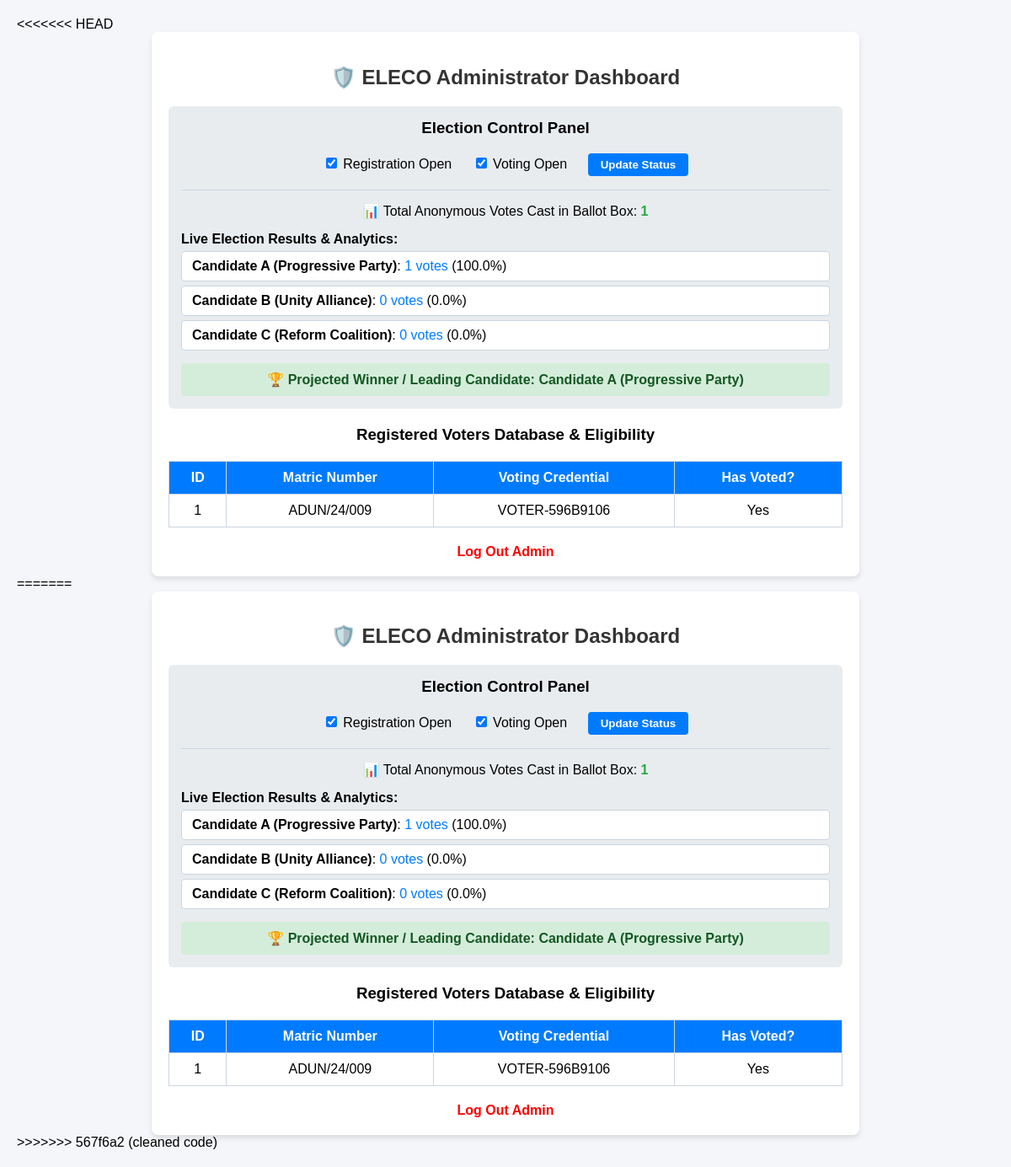
Page /admin (signed in) on the committed database.
### app.py (models this page shows)
class ElectionSettings(db.Model):
    id = db.Column(db.Integer, primary_key=True)
    registration_open = db.Column(db.Boolean, default=False)
    voting_open = db.Column(db.Boolean, default=False)

class VoteRecord(db.Model):
    id = db.Column(db.Integer, primary_key=True)
    candidate = db.Column(db.String(100), nullable=False)

class RegisteredVoter(db.Model):
    id = db.Column(db.Integer, primary_key=True)
    matric_no = db.Column(db.String(50), unique=True, nullable=False)
    email = db.Column(db.String(100), nullable=False)
    voter_credential = db.Column(db.String(50), unique=True, nullable=False)
    has_voted = db.Column(db.Boolean, default=False)

### app.py (the view)
@app.route('/admin')
def admin_panel():
    if not session.get('admin_logged_in'):
        return redirect(url_for('admin_login'))
    voters = RegisteredVoter.query.all()
    all_votes = VoteRecord.query.all()
    total_votes = len(all_votes)
    settings = ElectionSettings.query.first()
    candidates_list = [
        "Candidate A (Progressive Party)",
        "Candidate B (Unity Alliance)",
        "Candidate C (Reform Coalition)"
    ]
    candidate_results = []
    max_votes = -1
    winner = "No votes cast yet"
    for candidate in candidates_list:
        count = VoteRecord.query.filter_by(candidate=candidate).count()
        percentage = (count / total_votes * 100) if total_votes > 0 else 0
        candidate_results.append({
            'name': candidate,
            'votes': count,
            'percentage': round(percentage, 1)
        })
        if count > max_votes:
            max_votes = count
            winner = candidate
    return render_template(
        'admin.html',
        voters=voters,
        total_votes=total_votes,
        settings=settings,
        results=candidate_results,
        winner=winner if total_votes > 0 else "Election in progress"
    )

### templates/admin.html (shortened to what this page needs)
<!DOCTYPE html>
<html lang="en">
<head>
</head>
<body>
    <div class="container">
        <h2>🛡️ ELECO Administrator Dashboard</h2>
        <div class="stats">
            <h3 style="margin-top: 0; text-align: center;">Election Control Panel</h3>
            <form action="/admin/toggle" method="POST" style="text-align: center;">
                <label style="cursor: pointer;"><input type="checkbox" name="registration" {% if settings.registration_open %}checked{% endif %}> Registration Open</label>
                <label style="margin-left: 20px; cursor: pointer;"><input type="checkbox" name="voting" {% if settings.voting_open %}checked{% endif %}> Voting Open</label>
                <button type="submit" style="margin-left: 20px; padding: 6px 15px; background-color: #007bff; color: white; border: none; border-radius: 4px; cursor: pointer; font-weight: bold;">Update Status</button>
            </form>
            <hr style="margin: 15px 0; border: 0; border-top: 1px solid #cbd5e1;">
            <div style="text-align: center; font-size: 16px;">
                📊 Total Anonymous Votes Cast in Ballot Box: <span style="color: #28a745; font-weight: bold;">{{ total_votes }}</span>
            </div>
            <h4 style="margin-top: 15px; margin-bottom: 5px;">Live Election Results & Analytics:</h4>
            <ul style="list-style-type: none; padding: 0; text-align: left; margin: 0;">
                {% for res in results %}
                <li style="background: white; padding: 8px 12px; margin: 5px 0; border-radius: 4px; border: 1px solid #cbd5e1;">
                    <strong>{{ res.name }}</strong>: <span style="color: #007bff;">{{ res.votes }} votes</span> ({{ res.percentage }}%)
                </li>
                {% endfor %}
            </ul>
            <div style="margin-top: 15px; background: #d4edda; color: #155724; padding: 10px; border-radius: 4px; text-align: center; font-weight: bold;">
                🏆 Projected Winner / Leading Candidate: {{ winner }}
            </div>
        </div>
        <h3 style="text-align: center;">Registered Voters Database & Eligibility</h3>
        <table>
            <tr>
                <th>ID</th>
                <th>Matric Number</th>
                <th>Voting Credential</th>
                <th>Has Voted?</th>
            </tr>
            {% for voter in voters %}
            <tr>
                <td>{{ voter.id }}</td>
                <td>{{ voter.matric_no }}</td>
                <td>{{ voter.voter_credential }}</td>
                <td>{{ 'Yes' if voter.has_voted else 'No' }}</td>
            </tr>
            {% endfor %}
        </table>
        <a href="/admin/logout" class="logout">Log Out Admin</a>
    </div>
</body>
<!DOCTYPE html>
<html lang="en">
<head>
</head>
<body>
    <div class="container">
        <h2>🛡️ ELECO Administrator Dashboard</h2>
        <div class="stats">
            <h3 style="margin-top: 0; text-align: center;">Election Control Panel</h3>
            <form action="/admin/toggle" method="POST" style="text-align: center;">
                <label style="cursor: pointer;"><input type="checkbox" name="registration" {% if settings.registration_open %}checked{% endif %}> Registration Open</label>
                <label style="margin-left: 20px; cursor: pointer;"><input type="checkbox" name="voting" {% if settings.voting_open %}checked{% endif %}> Voting Open</label>
                <button type="submit" style="margin-left: 20px; padding: 6px 15px; background-color: #007bff; color: white; border: none; border-radius: 4px; cursor: pointer; font-weight: bold;">Update Status</button>
            </form>
            <hr style="margin: 15px 0; border: 0; border-top: 1px solid #cbd5e1;">
            <div style="text-align: center; font-size: 16px;">
                📊 Total Anonymous Votes Cast in Ballot Box: <span style="color: #28a745; font-weight: bold;">{{ total_votes }}</span>
            </div>
            <h4 style="margin-top: 15px; margin-bottom: 5px;">Live Election Results & Analytics:</h4>
            <ul style="list-style-type: none; padding: 0; text-align: left; margin: 0;">
                {% for res in results %}
                <li style="background: white; padding: 8px 12px; margin: 5px 0; border-radius: 4px; border: 1px solid #cbd5e1;">
                    <strong>{{ res.name }}</strong>: <span style="color: #007bff;">{{ res.votes }} votes</span> ({{ res.percentage }}%)
                </li>
                {% endfor %}
            </ul>
            <div style="margin-top: 15px; background: #d4edda; color: #155724; padding: 10px; border-radius: 4px; text-align: center; font-weight: bold;">
                🏆 Projected Winner / Leading Candidate: {{ winner }}
            </div>
        </div>
        <h3 style="text-align: center;">Registered Voters Database & Eligibility</h3>
        <table>
            <tr>
                <th>ID</th>
                <th>Matric Number</th>
                <th>Voting Credential</th>
                <th>Has Voted?</th>
            </tr>
            {% for voter in voters %}
            <tr>
                <td>{{ voter.id }}</td>
                <td>{{ voter.matric_no }}</td>
                <td>{{ voter.voter_credential }}</td>
                <td>{{ 'Yes' if voter.has_voted else 'No' }}</td>
            </tr>
            {% endfor %}
        </table>
        <a href="/admin/logout" class="logout">Log Out Admin</a>
    </div>
</body>
</html>

### templates/admin.html (style rules this page uses)
body { font-family: Arial, sans-serif; background-color: #f4f6f9; margin: 0; padding: 20px; }
.container { max-width: 800px; margin: auto; background: white; padding: 20px; border-radius: 8px; box-shadow: 0 4px 6px rgba(0,0,0,0.1); }
h2 { text-align: center; color: #333; }
.stats { background: #e9ecef; padding: 15px; border-radius: 6px; margin-bottom: 20px; }
table { width: 100%; border-collapse: collapse; margin-top: 20px; }
th, td { border: 1px solid #cbd5e1; padding: 10px; text-align: center; }
th { background-color: #007bff; color: white; }
.logout { display: block; text-align: center; margin-top: 20px; color: red; font-weight: bold; text-decoration: none; }

### rows in the picture
ElectionSettings: registration_open "☑", voting_open "☑"
VoteRecord: name "Candidate A (Progressive Party)", votes "1", percentage "100.0", candidate "Candidate A (Progressive Party)"
RegisteredVoter: id "1", matric_no "ADUN/24/009", voter_credential "VOTER-596B9106", has_voted "Yes"

### other values in the picture
{{ total_votes }} "1"
{{ res.name }} "Candidate B (Unity Alliance)" "Candidate C (Reform Coalition)"
{{ res.votes }} "0" "0"
{{ res.percentage }} "0.0" "0.0"
